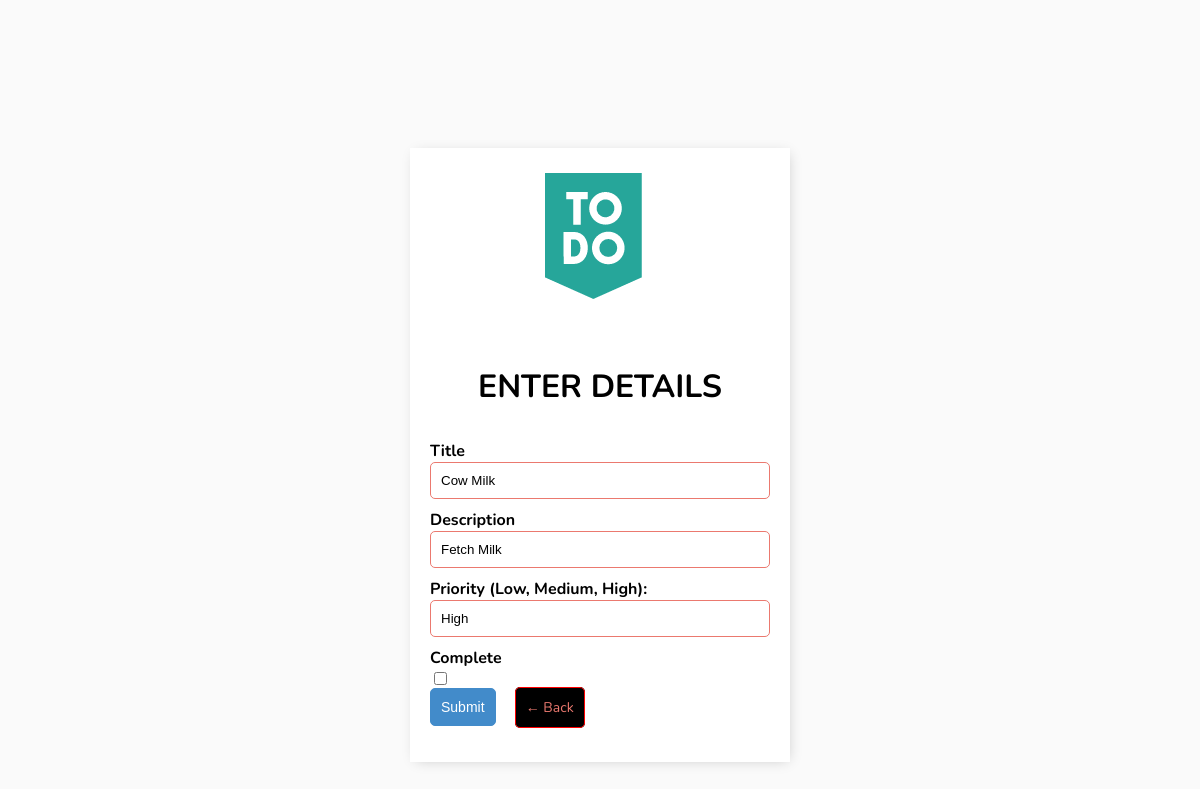
/task-update/13/ (signed in), run on an earlier commit of the app's database.
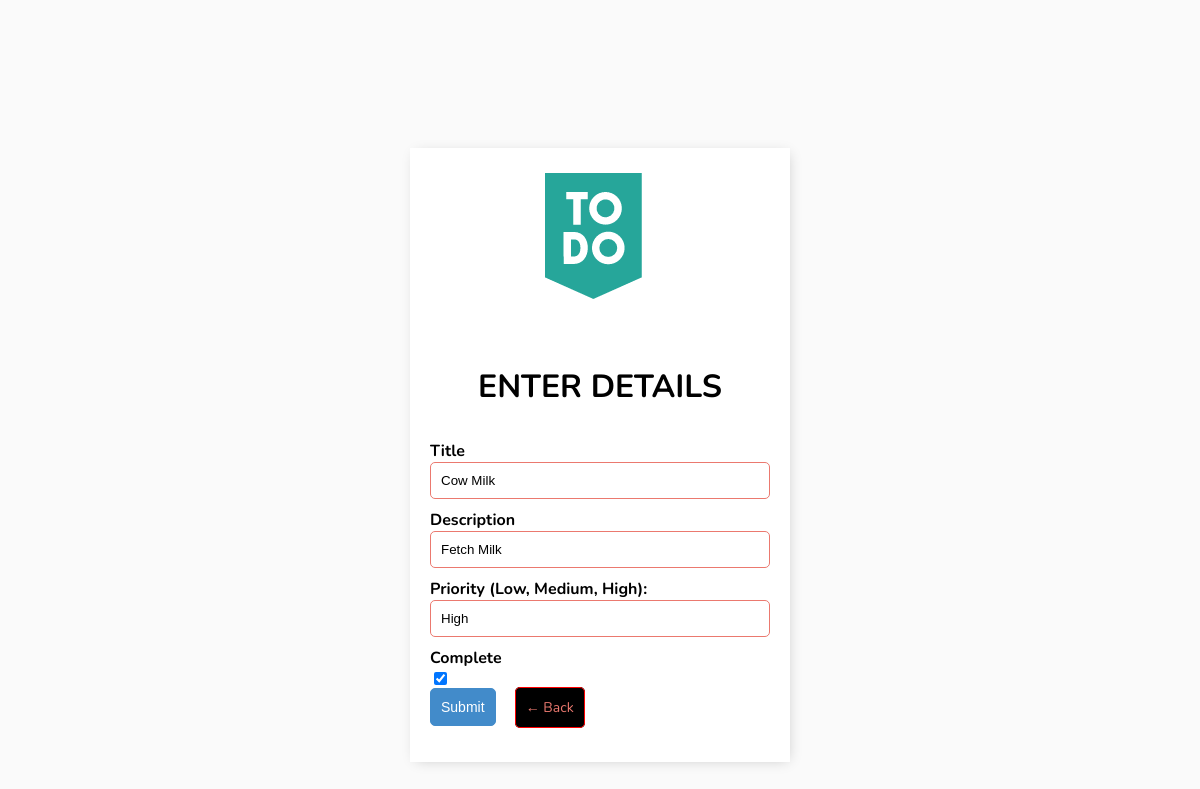
And on a later commit of the database.
### useend/models.py (models this page shows, shortened)
class Task(models.Model):
    PRIORITY_LIST = (
    ('High', 'High'),
    ('Medium', 'Medium'),
    ('Low','Low')
    )
    user = models.ForeignKey(User,on_delete=models.CASCADE,null=True,blank=True)
    title = models.CharField(max_length=250)
    priority = models.CharField(max_length=20)
    description = models.CharField(max_length=250,null=False,blank=False)
    complete = models.BooleanField(default=False)
    when_created = models.DateTimeField(auto_now_add=True)
    class Meta:
        ordering = ['priority']

### useend/views.py (the view)
# urls.py: path('task-update/<int:pk>/', TaskUpdate.as_view(), name='task-update'),
class TaskUpdate(LoginRequiredMixin,UpdateView):
    model = Task
    fields = {'title', 'description','priority','complete'}
    success_url = reverse_lazy('tasks')

### useend/templates/useend/task_form.html (shortened to what this page needs)
{% extends 'useend/registerTemplate.html'%}
{% block content %}
{% load static %}
<div class="header-bar">
    <div  >
   <a href="{% url 'tasks' %}"> <img src="{% static 'assets/to-do2.png' %}"> </a>
    </div>
</div>
<div class="card-body">
    <h1 class="centerItem">ENTER DETAILS</h1>
    <form method="POST" action="">
        <label class="labelCheck">{{form.title.label}}</label>
        {{form.title}}
        <label class="labelCheck">{{form.description.label}}</label>
        {{form.description}}
        <label class="labelCheck">{{form.priority.label}} (Low, Medium, High):</label>
        {{form.priority}}
        <label class="labelCheck">{{form.complete.label}}</label>
        {{form.complete}}
        <br/>
        <input class="button" type="submit" value="Submit">
        <a class="button1" href="{% url 'tasks' %}">&#8592; Back</a>
    </form>
</div>
{% endblock content %}

What changed in the data, as far as the page shows it:
changed Task "Cow Milk": complete "☐" → "☑"
